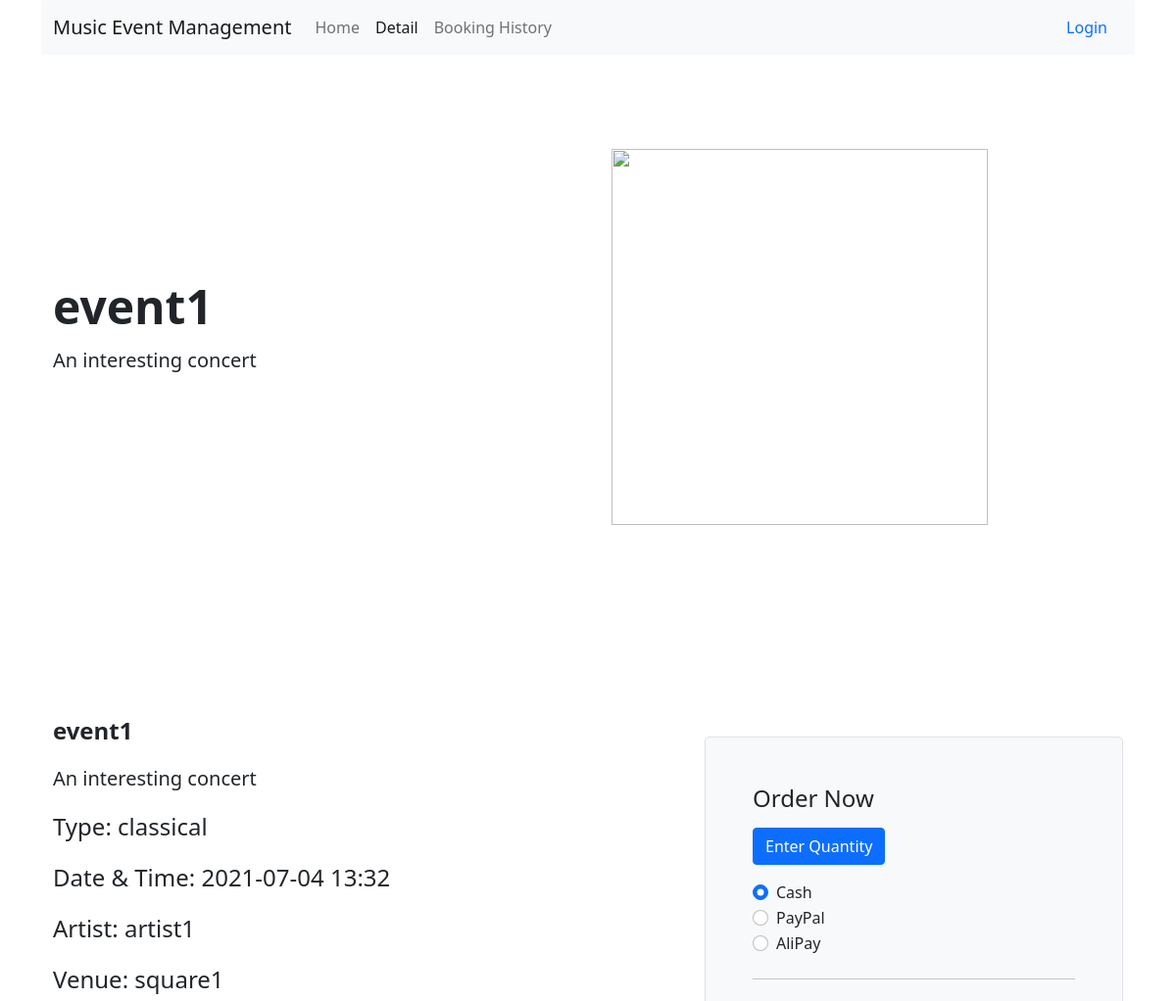
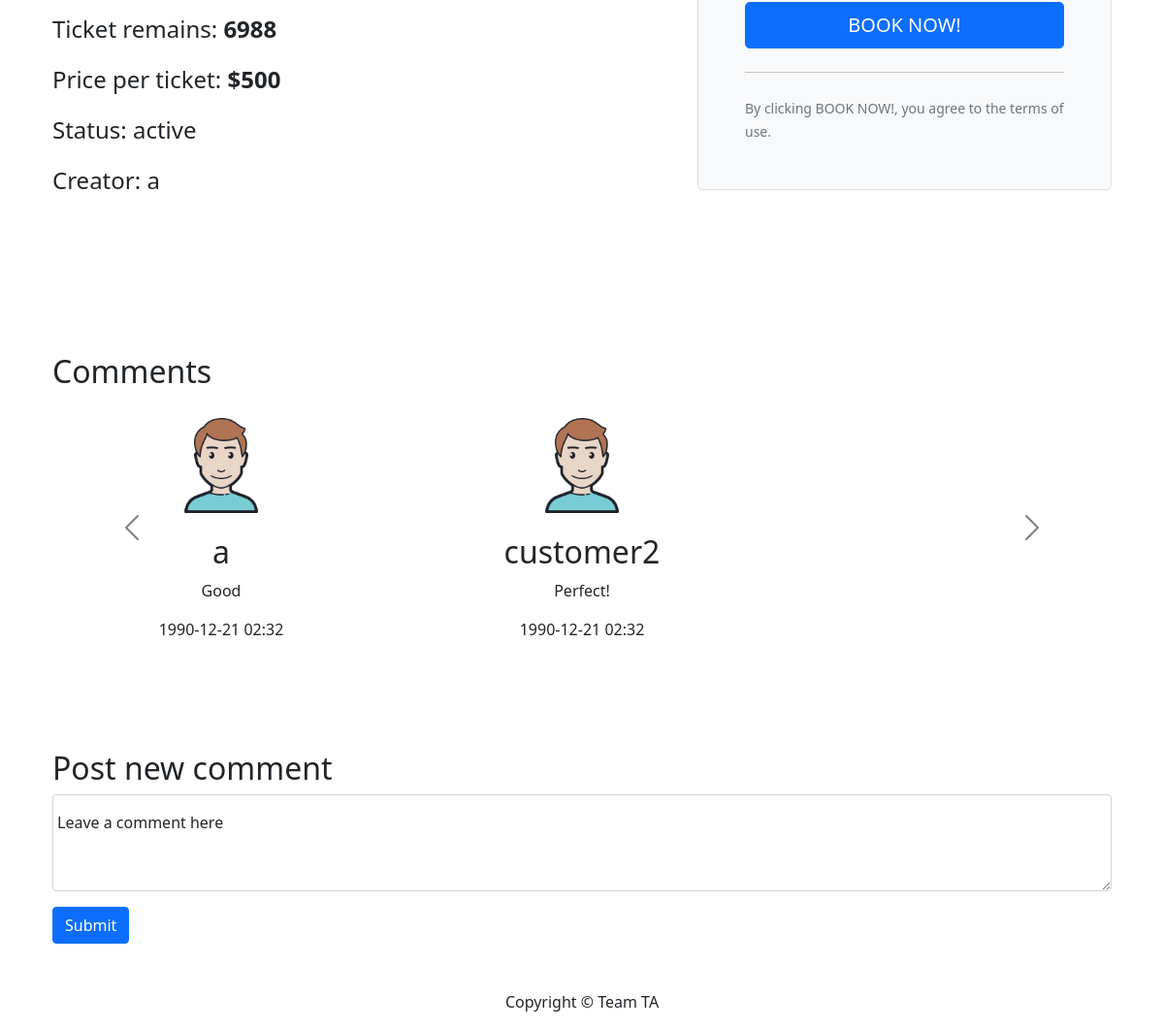
Screenshot of /content/details?event_id=1 with the database file from the repository (2 pictures, top to bottom).
### app/models.py (models this page shows, shortened)
class Event(db.Model):
    __tablename__ = 'events'
    id = db.Column(db.Integer, primary_key=True)
    name = db.Column(db.String(128), index=True, nullable=False)
    type = db.Column(db.String(64), nullable=False)
    venue = db.Column(db.String(128), nullable=False)
    datetime = db.Column(db.DateTime, nullable=False)
    price = db.Column(db.Integer)
    artist = db.Column(db.String(128), nullable=False)
    description = db.Column(db.String(384), nullable=False)
    ticketcount = db.Column(db.Integer, nullable=False)
    status = db.Column(db.String(64), nullable=False)
    creator_id = db.Column(
        db.Integer, db.ForeignKey('users.id'), nullable=False)
    comments = db.relationship('Comment', backref='events')

class Comment(db.Model):
    __tablename__ = 'comments'
    id = db.Column(db.Integer, primary_key=True)
    text = db.Column(db.String(512))
    created_at = db.Column(db.DateTime)
    creator_id = db.Column(db.Integer, db.ForeignKey('users.id'))
    event_id = db.Column(db.Integer, db.ForeignKey('events.id'))

### app/content/__init__.py (the view)
@bp.route('/details')
def details():
    event_id = request.args.get('event_id')
    event = Event.query.filter_by(id=event_id).first()
    booked_tickets = db.session.query(
        func.sum(Booking.quantity)).filter(event_id==event_id).scalar()
    remain_tickets = event.ticketcount - booked_tickets
    comments = Comment.query.filter_by(
        event_id=event_id).all()
    for u in comments:
        u.username = User.query.filter_by(id=u.creator_id).first().username
        u.dt = u.created_at.strftime("%Y-%m-%d %H:%M")
    step = 3
    comments_grouped = [(comments[i:i + step], i)
                        for i in range(0, len(comments), step)]
    return render_template(
        'content/details.html',
        comments=comments_grouped,
        event=event,
        event_id=event_id,
        dt=event.datetime.strftime("%Y-%m-%d %H:%M"),
        remain_tickets=remain_tickets,
        creator=User.query.filter_by(id=event.creator_id).first().username
    )

### app/templates/content/details.html (shortened to what this page needs)
{% extends "base.html" %}{% block header %}
<li class="nav-item">
  <a class="nav-link" href="{{ url_for('main.content.list_items') }}">Home</a>
</li>
<li class="nav-item">
  <a
    class="nav-link active"
    href="{{ url_for('main.content.details', event_id=event_id) }}"
    >Detail</a
  >
</li>
<li class="nav-item">
  <a class="nav-link" href="{{ url_for('main.order.booking_history') }}"
    >Booking History</a
  >
</li>
{% endblock %} {% block content %}
<div class="container col-xxl-8 px-4 py-5">
  <div class="row flex-lg-row-reverse align-items-center g-5 py-5">
    <div class="col-10 col-sm-8 col-lg-6">
      <img
        class="rounded-lg-3"
        height="384"
        width="384"
        class="img-fluid"
        src="{{ url_for('static', filename=event.id) }}"
        class="d-block mx-lg-auto img-fluid"
        loading="lazy"
      />
    </div>
    <div class="col-lg-6">
      <h1 class="display-5 fw-bold lh-1 mb-3">{{ event.name }}</h1>
      <p class="lead">{{ event.description }}</p>
    </div>
  </div>
</div>
<div class="container col-xxl-8 px-4 py-5">
  <div class="row align-items-center g-lg-5 py-5">
    <div class="col-lg-7 text-center text-lg-start">
      <p class="col-lg-10 fs-4 fw-bold">{{ event.name }}</p>
      <p class="lead">{{ event.description }}</p>
      <p class="col-lg-10 fs-4">Type: {{ event.type }}</p>
      <p class="col-lg-10 fs-4">Date & Time: {{ dt }}</p>
      <p class="col-lg-10 fs-4">Artist: {{ event.artist }}</p>
      <p class="col-lg-10 fs-4">Venue: {{ event.venue }}</p>
      <p class="col-lg-10 fs-4">
        Ticket remains: <strong>{{ remain_tickets }}</strong>
      </p>
      <p class="col-lg-10 fs-4">
        Price per ticket: <strong>${{ event.price }}</strong>
      </p>
      <p class="col-lg-10 fs-4">Status: {{ event.status }}</p>
      <p class="col-lg-10 fs-4">Creator: {{ creator }}</p>
    </div>
    <div class="col-md-10 mx-auto col-lg-5">
      <form
        class="p-4 p-md-5 border rounded-3 bg-light"
        action="{{ url_for('main.order.book', event_id=event_id) }}"
        method="POST"
      >
        <h4 class="mb-3">Order Now</h4>
        <div class="mb-3">
          <button
            type="button"
            class="btn btn-primary"
            data-bs-toggle="modal"
            data-bs-target="#quantityModal"
          >
            Enter Quantity
          </button>
        </div>
        <div class="my-3">
          <div class="form-check">
            <input
              id="cash"
              name="payment"
              value="cash"
              type="radio"
              class="form-check-input"
              checked
              required
            />
            <label class="form-check-label" for="cash">Cash</label>
          </div>
          <div class="form-check">
            <input
              id="paypal"
              name="payment"
              value="paypal"
              type="radio"
              class="form-check-input"
              required
            />
            <label class="form-check-label" for="paypal">PayPal</label>
          </div>
          <div class="form-check">
            <input
              id="alipay"
              name="payment"
              value="alipay"
              type="radio"
              class="form-check-input"
              required
            />
            <label class="form-check-label" for="alipay">AliPay</label>
          </div>
        </div>
        <hr class="my-4" />
        <button
          class="w-100 btn btn-lg btn-primary"
          type="submit"
        >
          BOOK NOW!
        </button>
        <hr class="my-4" />
        <small class="text-muted"
          >By clicking BOOK NOW!, you agree to the terms of use.</small
        >
      </form>
    </div>
  </div>
</div>
<div class="container col-xxl-8 px-4 py-5">
  <h2>Comments</h2>
  {% if comments | length > 0 %}
  <div
    id="comments"
    class="carousel carousel-dark slide"
    data-bs-ride="carousel"
  >
    <div class="carousel-inner text-center">
      {% for group in comments %}
      <div class="carousel-item {% if group[1] == 0 %} active {% endif %}">
        <div class="row">
          {% for item in group[0] %}
          <div class="col-lg-4">
            <img
              class="rounded-circle"
              width="140"
              height="140"
              src="{{ url_for('static', filename='ava.png') }}"
            />
            <h2>{{ item.username }}</h2>
            <p>{{ item.text }}</p>
            <p>{{ item.dt }}</p>
          </div>
          {% endfor %}
        </div>
      </div>
      {% endfor %}
    </div>
    <button
      class="carousel-control-prev"
      type="button"
      data-bs-target="#comments"
      data-bs-slide="prev"
    >
      <span class="carousel-control-prev-icon" aria-hidden="true"></span>
    </button>
    <button
      class="carousel-control-next"
      type="button"
      data-bs-target="#comments"
      data-bs-slide="next"
    >
      <span class="carousel-control-next-icon" aria-hidden="true"></span>
    </button>
  </div>
  {% else %}
  <p>No comment yet.</p>
  {% endif %}
</div>
<div class="container col-xxl-8 px-4 py-5">
  <h2>Post new comment</h2>
  <form
    class="row g-3"
    action="{{ url_for('main.content.new_comment', event_id=event_id) }}"
    method="POST"
  >
    <div class="form-floating col-12">
      <textarea
        class="form-control"
        placeholder="Leave a comment here"
        id="comment"
        name="comment_text"
        style="height: 100px"
      ></textarea>
      <label for="comment">Leave a comment here</label>
    </div>
    <div class="col-12">
      <button type="submit" class="btn btn-primary">Submit</button>
    </div>
  </form>
</div>
{% endblock %}

### app/templates/base.html (shortened to what this page needs)
<!DOCTYPE html>
<html lang="en">
  <head>
    <link
      href="https://cdn.jsdelivr.net/npm/bootstrap@5.0.1/dist/css/bootstrap.min.css"
      rel="stylesheet"
    />
  </head>
  <body>
    <header>
      <div class="container">
        <nav class="navbar navbar-expand-lg navbar-light bg-light rounded">
          <div class="container-fluid">
            <a
              class="navbar-brand"
              href="{{ url_for('main.content.list_items') }}"
              >Music Event Management</a
            >
            <div class="collapse navbar-collapse" id="navbars">
              <ul class="navbar-nav me-auto mb-2 mb-lg-0">
                {% block header %} {% endblock %}
              </ul>
              <div class="nav-item">
                {% if current_user.is_authenticated %}
                <a class="nav-link" href="{{ url_for('main.user.logout') }}"
                  >Logout</a
                >
                {% else %}
                <a class="nav-link" href="{{ url_for('main.user.login') }}"
                  >Login</a
                >
                {% endif %}
              </div>
            </div>
          </div>
        </nav>
      </div>
    </header>
    <main>
      {% block content %} {% endblock %}
    </main>
    <footer class="footer">
      <div class="container text-center">
        <p>Copyright &copy; Team TA</p>
      </div>
    </footer>
  </body>
</html>

### rows the page displays
Event: name "event1", description "An interesting concert", type "classical", artist "artist1", venue "square1", price "500", status "active"
Comment: username "a", text "Good", dt "1990-12-21 02:32"
Comment: username "customer2", text "Perfect!", dt "1990-12-21 02:32"

### other values shown
{{ dt }} "2021-07-04 13:32"
{{ remain_tickets }} "6988"
{{ creator }} "a"
